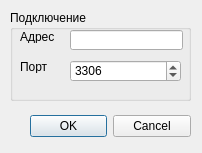
<?xml version="1.0" encoding="UTF-8"?>
<ui version="4.0">
 <class>Settings</class>
 <widget class="QDialog" name="Settings">
  <property name="geometry">
   <rect>
    <x>0</x>
    <y>0</y>
    <width>202</width>
    <height>153</height>
   </rect>
  </property>
  <property name="windowTitle">
   <string>Подключение</string>
  </property>
  <widget class="QDialogButtonBox" name="buttonBox">
   <property name="geometry">
    <rect>
     <x>30</x>
     <y>110</y>
     <width>161</width>
     <height>32</height>
    </rect>
   </property>
   <property name="orientation">
    <enum>Qt::Horizontal</enum>
   </property>
   <property name="standardButtons">
    <set>QDialogButtonBox::Cancel|QDialogButtonBox::Ok</set>
   </property>
  </widget>
  <widget class="QGroupBox" name="groupBox">
   <property name="geometry">
    <rect>
     <x>10</x>
     <y>10</y>
     <width>181</width>
     <height>91</height>
    </rect>
   </property>
   <property name="title">
    <string>Подключение</string>
   </property>
   <widget class="QLabel" name="label">
    <property name="geometry">
     <rect>
      <x>10</x>
      <y>20</y>
      <width>46</width>
      <height>13</height>
     </rect>
    </property>
    <property name="text">
     <string>Адрес</string>
    </property>
   </widget>
   <widget class="QLineEdit" name="lineEdit">
    <property name="geometry">
     <rect>
      <x>60</x>
      <y>20</y>
      <width>113</width>
      <height>20</height>
     </rect>
    </property>
    <property name="whatsThis">
     <string>&lt;!DOCTYPE HTML PUBLIC &quot;-//W3C//DTD HTML 4.0//EN&quot; &quot;http://www.w3.org/TR/REC-html40/strict.dtd&quot;&gt;
&lt;html&gt;&lt;head&gt;&lt;meta name=&quot;qrichtext&quot; content=&quot;1&quot; /&gt;&lt;style type=&quot;text/css&quot;&gt;
p, li { white-space: pre-wrap; }
&lt;/style&gt;&lt;/head&gt;&lt;body style=&quot; font-family:'MS Shell Dlg 2'; font-size:8.25pt; font-weight:400; font-style:normal;&quot;&gt;
&lt;p align=&quot;center&quot; style=&quot; margin-top:0px; margin-bottom:0px; margin-left:0px; margin-right:0px; -qt-block-indent:0; text-indent:0px;&quot;&gt;&lt;span style=&quot; font-weight:600;&quot;&gt;Адрес&lt;/span&gt;&lt;/p&gt;
&lt;p style=&quot; margin-top:0px; margin-bottom:0px; margin-left:0px; margin-right:0px; -qt-block-indent:0; text-indent:0px;&quot;&gt;Адрес сервера, на котором установлен сервер с базой данных.&lt;/p&gt;&lt;/body&gt;&lt;/html&gt;</string>
    </property>
   </widget>
   <widget class="QLabel" name="label_2">
    <property name="geometry">
     <rect>
      <x>10</x>
      <y>50</y>
      <width>46</width>
      <height>13</height>
     </rect>
    </property>
    <property name="text">
     <string>Порт</string>
    </property>
   </widget>
   <widget class="QSpinBox" name="spinBox">
    <property name="geometry">
     <rect>
      <x>60</x>
      <y>50</y>
      <width>111</width>
      <height>22</height>
     </rect>
    </property>
    <property name="whatsThis">
     <string>&lt;!DOCTYPE HTML PUBLIC &quot;-//W3C//DTD HTML 4.0//EN&quot; &quot;http://www.w3.org/TR/REC-html40/strict.dtd&quot;&gt;
&lt;html&gt;&lt;head&gt;&lt;meta name=&quot;qrichtext&quot; content=&quot;1&quot; /&gt;&lt;style type=&quot;text/css&quot;&gt;
p, li { white-space: pre-wrap; }
&lt;/style&gt;&lt;/head&gt;&lt;body style=&quot; font-family:'MS Shell Dlg 2'; font-size:8.25pt; font-weight:400; font-style:normal;&quot;&gt;
&lt;p align=&quot;center&quot; style=&quot; margin-top:0px; margin-bottom:0px; margin-left:0px; margin-right:0px; -qt-block-indent:0; text-indent:0px;&quot;&gt;&lt;span style=&quot; font-weight:600;&quot;&gt;Порт&lt;/span&gt;&lt;/p&gt;
&lt;p style=&quot; margin-top:0px; margin-bottom:0px; margin-left:0px; margin-right:0px; -qt-block-indent:0; text-indent:0px;&quot;&gt;Порт, к которому необходимо подключаться.&lt;/p&gt;&lt;/body&gt;&lt;/html&gt;</string>
    </property>
    <property name="maximum">
     <number>9999</number>
    </property>
    <property name="value">
     <number>3306</number>
    </property>
   </widget>
  </widget>
 </widget>
 <resources/>
 <connections>
  <connection>
   <sender>buttonBox</sender>
   <signal>accepted()</signal>
   <receiver>Settings</receiver>
   <slot>accept()</slot>
   <hints>
    <hint type="sourcelabel">
     <x>248</x>
     <y>254</y>
    </hint>
    <hint type="destinationlabel">
     <x>157</x>
     <y>274</y>
    </hint>
   </hints>
  </connection>
  <connection>
   <sender>buttonBox</sender>
   <signal>rejected()</signal>
   <receiver>Settings</receiver>
   <slot>reject()</slot>
   <hints>
    <hint type="sourcelabel">
     <x>316</x>
     <y>260</y>
    </hint>
    <hint type="destinationlabel">
     <x>286</x>
     <y>274</y>
    </hint>
   </hints>
  </connection>
 </connections>
</ui>
